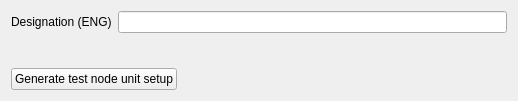
<?xml version="1.0" encoding="UTF-8"?>
<ui version="4.0">
 <class>mdtTtTestModelEditor</class>
 <widget class="QWidget" name="mdtTtTestModelEditor">
  <property name="geometry">
   <rect>
    <x>0</x>
    <y>0</y>
    <width>518</width>
    <height>101</height>
   </rect>
  </property>
  <property name="windowTitle">
   <string>Form</string>
  </property>
  <layout class="QVBoxLayout" name="verticalLayout">
   <item>
    <layout class="QFormLayout" name="formLayout">
     <item row="0" column="0">
      <widget class="QLabel" name="lbDesignationEN">
       <property name="text">
        <string>Designation (ENG)</string>
       </property>
      </widget>
     </item>
     <item row="0" column="1">
      <widget class="QLineEdit" name="fld_DesignationEN"/>
     </item>
    </layout>
   </item>
   <item>
    <layout class="QHBoxLayout" name="horizontalLayout">
     <item>
      <widget class="QPushButton" name="pbGenerateNodeUnitSetup">
       <property name="text">
        <string>Generate test node unit setup</string>
       </property>
      </widget>
     </item>
     <item>
      <spacer name="horizontalSpacer">
       <property name="orientation">
        <enum>Qt::Horizontal</enum>
       </property>
       <property name="sizeHint" stdset="0">
        <size>
         <width>40</width>
         <height>20</height>
        </size>
       </property>
      </spacer>
     </item>
    </layout>
   </item>
  </layout>
 </widget>
 <resources/>
 <connections/>
</ui>
